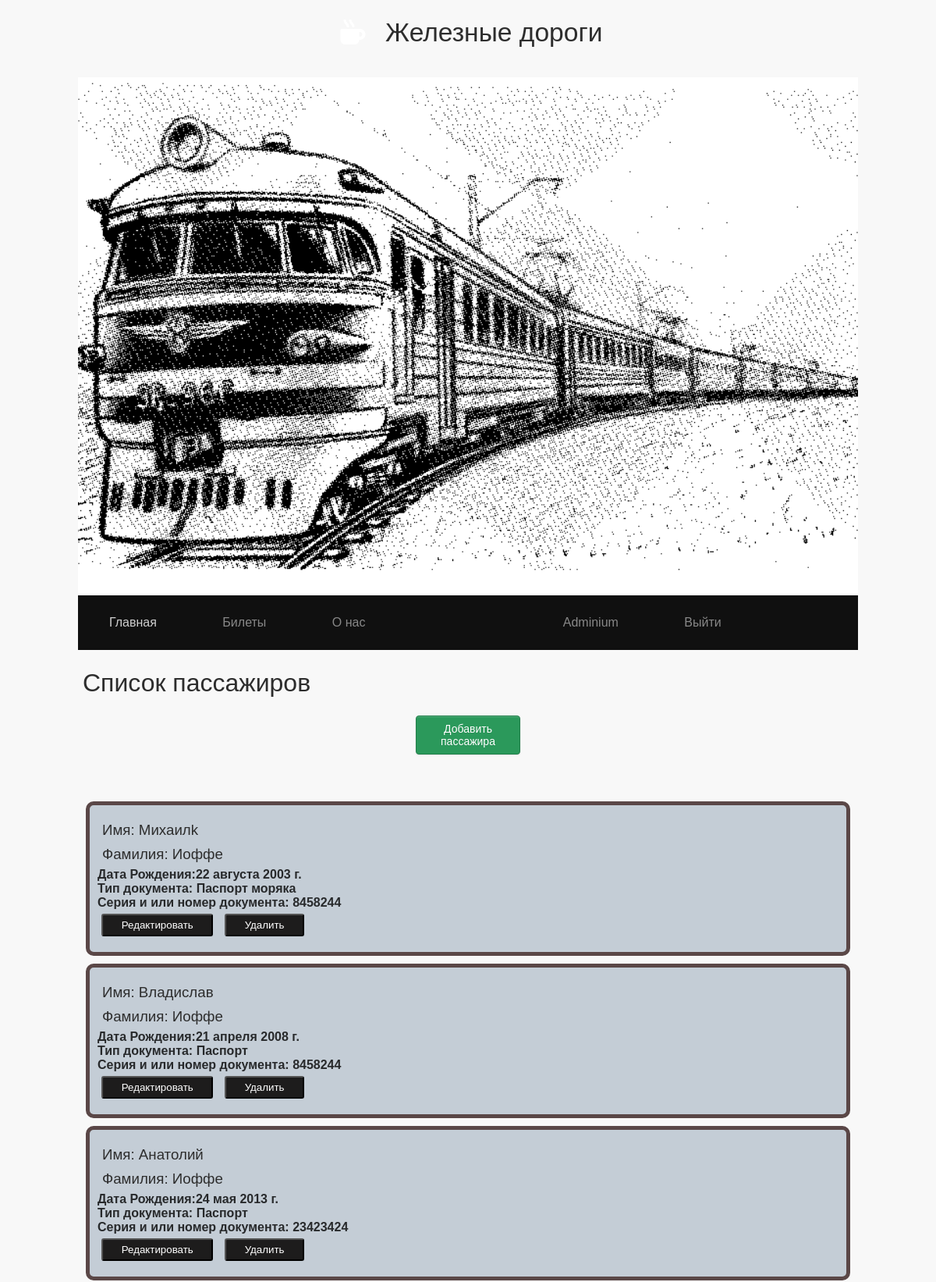
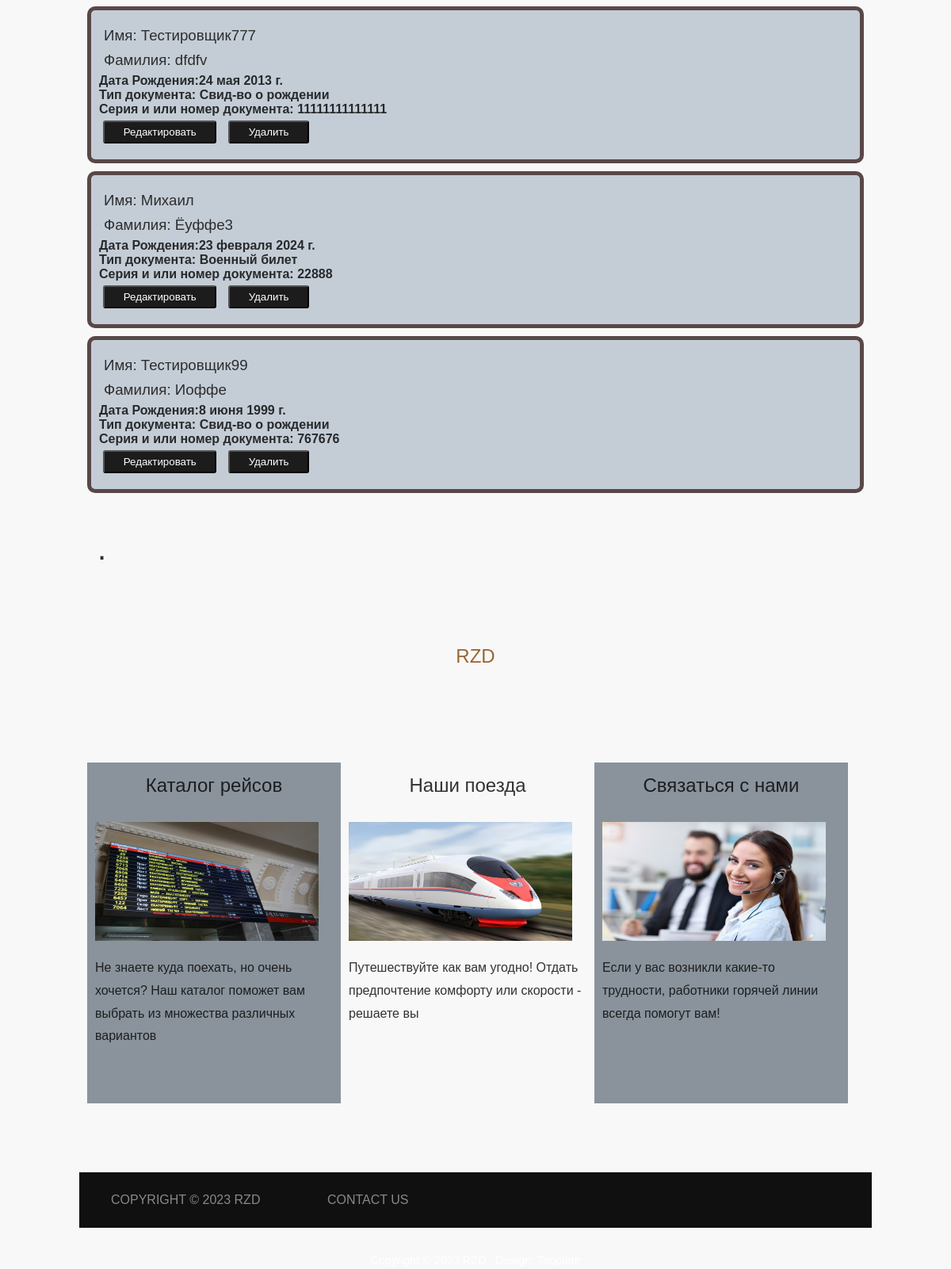
The page /timetable/profile/passengers (signed in) on the database its author committed (2 pictures, top to bottom).
### timetable/models.py (models this page shows, shortened)
class Passanger(models.Model):
    first_name = models.CharField('Имя', max_length=50)
    second_name = models.CharField('Фамилия', max_length=50)
    birthday = models.DateField('Дата рождения')
    doc_type = models.CharField('Тип документа:', max_length=50)
    doc_info = models.CharField('Серия и/или номер документа', max_length=50)
    user_id = models.ForeignKey(User, on_delete=models.CASCADE)
    class Meta:
        verbose_name = 'Пассажир'
        verbose_name_plural = 'Пассажиры'

### timetable/views.py (the view, shortened to what this page needs)
# urls.py: path('profile/passengers', views.user_passengers_view, name="pas-list"),
@login_required
def user_passengers_view(request):
    print("ФУНКЦИЯ user_passengers_view ЗАПУЩЕНА")
    pas = Passanger.objects.filter(user_id=request.user.id)  # все пассажиры, которых зарегистрировал пользователь
    data = {
        'pas': pas
    }
    return render(request, 'passenger/passenger_home.html', data)

### timetable/templates/passenger/passenger_home.html (shortened to what this page needs)
{% extends 'main/layout.html' %}
{% block content %}
    <div class="features">
        <br>
        <h1>Список пассажиров</h1>
        <a href="{% url 'pas-create' %}?next={{request.path}}" class="green">Добавить пассажира</a>
        <form action="{% url 'pas-list' %}" method="POST">
            <div class="container1">
                {% if pas %}
        {% for el in pas %}
            <div class="preticket-strip">
                 <h3>Имя: {{ el.first_name}}</h3>
                <h3>Фамилия: {{ el.second_name}}</h3>
                <h4>Дата Рождения:{{el.birthday}}</h4>
                <h4>Тип документа: {{el.doc_type}}</h4>
                <h4>Серия и или номер документа: {{el.doc_info}}</h4>
                <input type="submit" name="b_upd_{{el.id}}" value=" Редактировать ">
                <input type="submit" name="b_del_{{el.id}}" value=" Удалить ">
            </div>
        {% endfor %}
        {% else %}
        <h1>У вас нет пассажиров</h1>
        {% endif %}
            </div>
        </form>
    </div>
{% endblock %}

### main/templates/main/layout.html (shortened to what this page needs)
{% load static %}
<!DOCTYPE html>
<html lang="en">
  <head>
      <link rel="stylesheet" href="{% static 'main/css/main.css'%}">
    <link href="main/fontawesome/css/all.min.css" rel="stylesheet" />
    <link  rel="stylesheet" href="{% static 'main/css/tooplate-chilling-cafe.css'%}" />
    <link href="{% static 'main/css/default.css'%}" rel="stylesheet" type="text/css" media="all" />
    <link href="{% static 'main/css/fonts.css'%}" rel="stylesheet" type="text/css" media="all" />
  </head>
  <body>
    <div class="tm-container">
      <div class="tm-text-white tm-page-header-container">
        <i class="fas fa-mug-hot fa-2x tm-page-icon"></i>
        <h3 class="tm-page-header">Железные дороги</h3>
      </div>
      <div class="tm-main-content">
        <div id="tm-intro-img"></div>
        <div id="menu" class="container">
			<ul>
				<li class="current_page_item"><a href="{% url 'home' %}" accesskey="1" title="">Главная</a></li>
				<li><a href="{% url 'route-search' %}" accesskey="1" title="">Билеты</a></li>
				<li><a href="{% url 'about' %}" accesskey="3" title="">О нас</a></li>
                    {% if user.is_authenticated %}
                <li><a href="{% url 'profile' %}" accesskey="5" title="">{{ user.get_username }}</a></li>
                <li><a href="{% url 'logout'%}?next={{request.path}}">Выйти</a></li>
                    {% else %}
                <li><a href="{% url 'login'%}?next={{request.path}}">Войти</a></li>
                <li><a href="{% url 'register'%}?next={{request.path}}">Регистрация</a></li>
                    {% endif %}
			</ul>
		</div>
      </div>
      {% block content %}
        {% endblock %}
              <section class="tm-section">
                <h2>.</h2>
                  <br>
                  <br>
          <h2 class="tm-section-header">RZD</h2>
        </section>
        <div id="page" class="container1">
		  <div class="column1">
			  <div class="title">
				  <h2>Каталог рейсов</h2>
			  </div>
              <img src="{% static 'main/img/timetable.jpeg' %}" width="282" height="150" alt="" />
			  <p> Не знаете куда поехать, но очень хочется? Наш каталог поможет вам выбрать из множества различных вариантов</p>
		  </div>
		  <div class="column2">
			  <div class="title">
				  <h2>Наши поезда</h2>
			  </div>
              <img src="{% static 'main/img/train/sapsan.jpg' %}" width="282" height="150" alt="" />
			  <p>Путешествуйте как вам угодно! Отдать предпочтение комфорту или скорости - решаете вы</p>
		  </div>
		  <div class="column3">
			  <div class="title">
				  <h2>Связаться с нами</h2>
			  </div>
			  <img src="{% static 'main/img/call.jpg' %}" width="282" height="150" alt="" />
			  <p>Если у вас возникли какие-то трудности, работники горячей линии всегда помогут вам!</p>
		  </div>
	    </div>
        <br>
        <br>
        <br>
        <br>
        <div class="tm-main-content">
            <div id="menu2" class="container">
			<ul>
				<li class="current_page_item"><a href="{% url 'home' %}" accesskey="1" title="">Copyright &copy; 2023 RZD</a></li>
				<li><a href="{% url 'timetable' %}" accesskey="5" title="">Contact Us</a></li>
			</ul>
		    </div>
        </div>
      <footer>
        <h3 class="tm-text-white tm-footer-text">
          <a href="https://www.tooplate.com" class="tm-footer-link">Tooplate</a>
        </h3>
      </footer>
    </div>
  </body>
</html>

### main/static/main/css/main.css (style rules this page uses)
* { margin: 0; padding: 0; }
body { background: red; }
form { margin-left: 32% width: 500px; margin-top: 50 px; }
a { display: inline-block; transition: transform 0.3s ease; }
a.green { border-radius: 4px; -webkit-box-shadow: inset 0 1px 0 rgba(255, 255, 255, 0.2), 0 1px 2px rgba(0, 0, 0, 0.08); -moz-box-shadow: inset 0 1px 0 rgba(255, 255, 255, 0.2), 0 1px 2px rgba(0, 0, 0, 0.08); box-shadow: inset 0 1px 0 rgba(255, 255, 255, 0.2), 0 1px 2px rgba(0, 0, 0, 0.08); color: #fff; display:block; width:100px; text-align: center; font-family: Arial, Helvetica, sans-serif; font-size: 14px; padding: 8px 16px; margin: 20px auto; text-decoration: none; text-shadow: 0 1px 1px rgba(0, 0, 0, 0.075); -webkit-transition: background-color 0.1s linear; -moz-transition: background-color 0.1s linear; -o-transition: background-color 0.1s linear; transition: background-color 0.1s linear; transition: transform 0.3s ease; }
a.green { background-color: rgb( 43, 153, 91 ); border: 1px solid rgb( 33, 126, 74 ); }

### main/static/main/css/tooplate-chilling-cafe.css (style rules this page uses)
body { background-color: #3a4a58; color: #8c8c8c; font-family: "Open Sans", Arial, Helvetica, sans-serif; font-size: 17px; font-weight: 400; padding: 15px; margin: 0; }
.tm-container { max-width: 1000px; margin-left: auto; margin-right: auto; }
.tm-main-content { background-color: #ffffff; }
#tm-intro-img { background-image: url(../img/logo2.png); background-position: center; background-size: cover; min-height: 150px; max-height:200px; }
.tm-text-white { color: white; }
.tm-page-header-container { text-align: center; }
.tm-page-header { display: inline-block; vertical-align: baseline; margin-top: 20px; margin-bottom: 35px; font-size: 2.1rem; font-weight: 400; }
.tm-page-icon { display: inline-block; vertical-align: baseline; padding: 15px; }
.tm-section-header { color: #996633; text-align: center; font-weight: 400; font-size: 1.5rem; margin-top: 30px; margin-bottom: 30px; }
.tm-section { padding-top: 20px; padding-left: 20px; padding-right: 20px; padding-bottom: 30px; }
p { font-size: 1rem; line-height: 1.7; }
img { max-width: 100%; }
a { transition: all 0.3s ease; }
.tm-footer-text { font-size: 0.9rem; margin-top: 30px; margin-bottom: 30px; text-align: center; }
.tm-footer-link { color: #fff; text-decoration: none; }

### rows shown on the page
Passanger: first_name "Михаилk", second_name "Иоффе", birthday "22 августа 2003 г.", doc_type "Паспорт моряка", doc_info "8458244"
Passanger: first_name "Владислав", second_name "Иоффе", birthday "21 апреля 2008 г.", doc_type "Паспорт", doc_info "8458244"
Passanger: first_name "Анатолий", second_name "Иоффе", birthday "24 мая 2013 г.", doc_type "Паспорт", doc_info "23423424"
Passanger: first_name "Тестировщик777", second_name "dfdfv", birthday "24 мая 2013 г.", doc_type "Свид-во о рождении", doc_info "11111111111111"
Passanger: first_name "Михаил", second_name "Ёуффе3", birthday "23 февраля 2024 г.", doc_type "Военный билет", doc_info "22888"
Passanger: first_name "Тестировщик99", second_name "Иоффе", birthday "8 июня 1999 г.", doc_type "Свид-во о рождении", doc_info "767676"

### other values the page prints
{{ user.get_username }} "Adminium"
